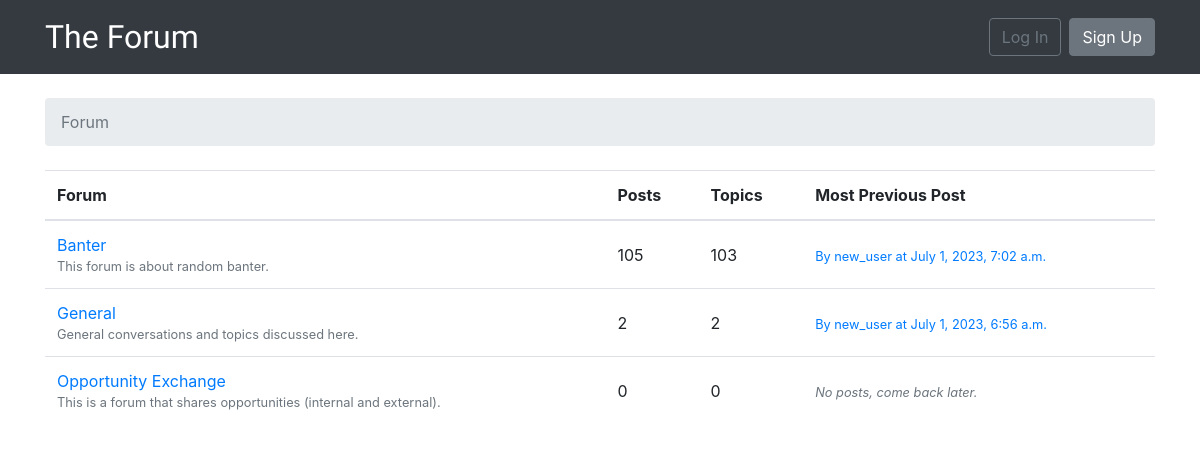
The page / on the database its author committed.
### forum/models.py (models this page shows, shortened)
class Forum(models.Model):
    name = models.CharField(max_length=24, unique=True)
    description = models.CharField(max_length=100)
    def get_posts_number(self):
        return Post.objects.filter(topic__forum=self).count()
    def get_most_previous_post(self):
        return Post.objects.filter(topic__forum=self).order_by('-created_at').first()

class Post(models.Model):
    message = models.TextField(max_length=400)
    topic = models.ForeignKey(
        Topic, related_name='posts', on_delete=models.CASCADE)
    created_at = models.DateTimeField(auto_now_add=True)
    updated_at = models.DateTimeField(null=True)
    created_by = models.ForeignKey(
        User, related_name='posts', on_delete=models.CASCADE)
    updated_by = models.ForeignKey(
        User, null=True, related_name='+', on_delete=models.CASCADE)

### forum/views.py (the view)
# urls.py: path('', views.ForumListView.as_view(), name='home'),
class ForumListView(ListView):
    model = Forum
    context_object_name = 'forums'
    template_name = 'home.html'

### templates/home.html
{% extends 'base.html' %}
{% block breadcrumb %}
    <li class="breadcrumb-item active">Forum</li>
{% endblock %}
{% block content %}
    <table class="table">
        <thead class="thead-inverse">
            <tr>
                <th>Forum</th>
                <th>Posts</th>
                <th>Topics</th>
                <th>Most Previous Post</th>
            </tr>
        </thead>
        <tbody>
            {% for forum in forums %}
                <tr>
                    <td>
                        <a href="{% url 'forum_topics' forum.pk %}">{{ forum.name }}</a>
                        <small class="text-muted d-block">{{ forum.description }}</small>
                    </td>
                    <td class="align-middle">
                        {{ forum.get_posts_number }}
                    </td>
                    <td class="align-middle">
                        {{ forum.topics.count }}
                    </td>
                    <td class="align-middle">
                        {% with post=forum.get_most_previous_post %}
                            {% if post %}
                                <small>
                                    <a href="{% url 'topic_posts' forum.pk post.topic.pk %}">
                                        By {{ post.created_by.username }} at {{ post.created_at }}
                                    </a>
                                </small>
                            {% else %}
                                <small class="text-muted">
                                    <em>No posts, come back later.</em>
                                </small>
                            {% endif %}
                        {% endwith %}
                    </td>
                </tr>
            {% endfor %}
        </tbody>
    </table>
{% endblock %}

### rows shown on the page
Forum: name "Banter", description "This forum is about random banter.", get_posts_number "105", topics.count "103", get_most_previous_post.created_by.username "new_user", get_most_previous_post.created_at "July 1, 2023, 7:02 a.m."
Forum: name "General", description "General conversations and topics discussed here.", get_posts_number "2", topics.count "2", get_most_previous_post.created_by.username "new_user", get_most_previous_post.created_at "July 1, 2023, 6:56 a.m."
Forum: name "Opportunity Exchange", description "This is a forum that shares opportunities (internal and external).", get_posts_number "0", topics.count "0", shows "No posts, come back later."
